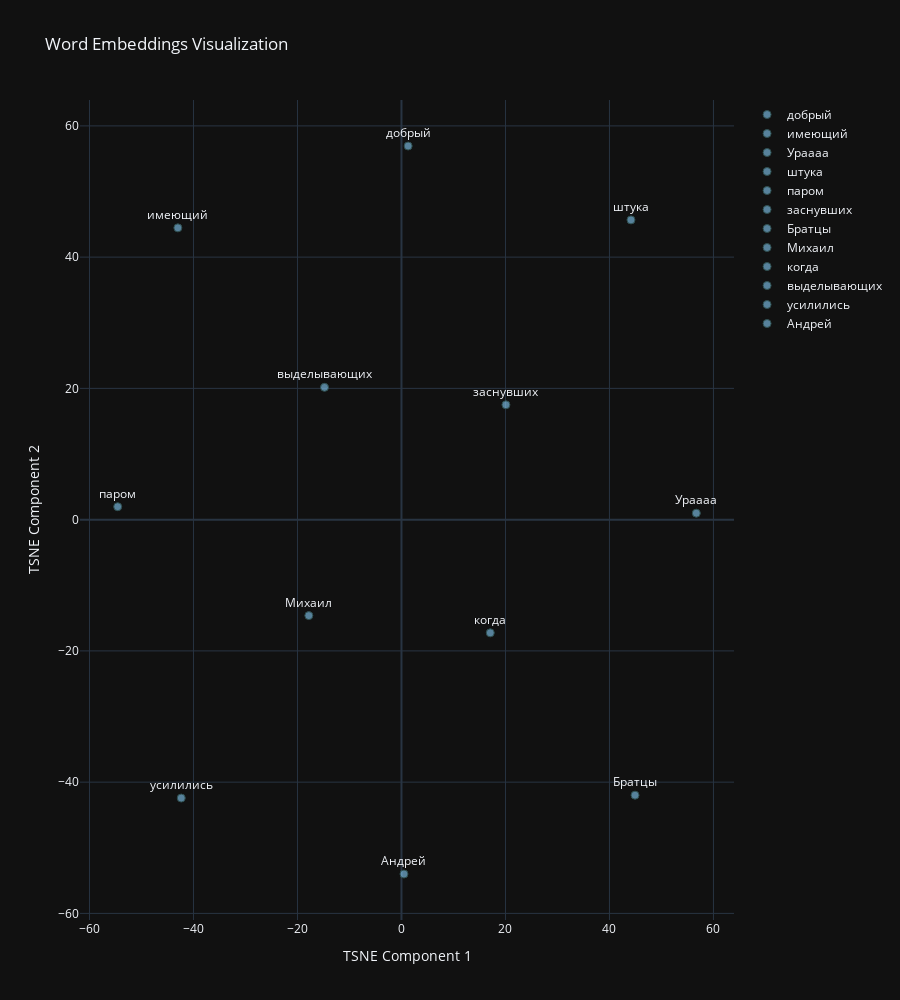

This figure's notebook cell:
### Code cell
fake_word = 'Андрей'
fake_word_idx = tokenizer.encode(fake_word)
fake_embed = model[fake_word_idx]

fake_embed = torch.cat((embed, fake_embed), dim=0)
fake_near = tokenizer.decode(near1) + [fake_word]
Word2Vec.plot_embeddings(fake_near, fake_embed)

### Figure 1 — Plotly figure (JSON) as saved in the notebook; plotly's stock layout.template omitted (floating-point values rounded to 4 significant figures)
{"data": [{"marker": {"color": "rgba(135, 206, 250, 0.6)", "line": {"color": "DarkSlateGrey", "width": 1}, "size": 8}, "mode": "markers+text", "name": "добрый", "text": ["добрый"], "textposition": "top center", "type": "scatter", "x": [1.283], "y": [56.93]}, {"marker": {"color": "rgba(135, 206, 250, 0.6)", "line": {"color": "DarkSlateGrey", "width": 1}, "size": 8}, "mode": "markers+text", "name": "имеющий", "text": ["имеющий"], "textposition": "top center", "type": "scatter", "x": [-43.0], "y": [44.46]}, {"marker": {"color": "rgba(135, 206, 250, 0.6)", "line": {"color": "DarkSlateGrey", "width": 1}, "size": 8}, "mode": "markers+text", "name": "Ураааа", "text": ["Ураааа"], "textposition": "top center", "type": "scatter", "x": [56.7], "y": [0.9864]}, {"marker": {"color": "rgba(135, 206, 250, 0.6)", "line": {"color": "DarkSlateGrey", "width": 1}, "size": 8}, "mode": "markers+text", "name": "штука", "text": ["штука"], "textposition": "top center", "type": "scatter", "x": [44.14], "y": [45.67]}, {"marker": {"color": "rgba(135, 206, 250, 0.6)", "line": {"color": "DarkSlateGrey", "width": 1}, "size": 8}, "mode": "markers+text", "name": "паром", "text": ["паром"], "textposition": "top center", "type": "scatter", "x": [-54.57], "y": [1.972]}, {"marker": {"color": "rgba(135, 206, 250, 0.6)", "line": {"color": "DarkSlateGrey", "width": 1}, "size": 8}, "mode": "markers+text", "name": "заснувших", "text": ["заснувших"], "textposition": "top center", "type": "scatter", "x": [20.09], "y": [17.5]}, {"marker": {"color": "rgba(135, 206, 250, 0.6)", "line": {"color": "DarkSlateGrey", "width": 1}, "size": 8}, "mode": "markers+text", "name": "Братцы", "text": ["Братцы"], "textposition": "top center", "type": "scatter", "x": [44.92], "y": [-41.98]}, {"marker": {"color": "rgba(135, 206, 250, 0.6)", "line": {"color": "DarkSlateGrey", "width": 1}, "size": 8}, "mode": "markers+text", "name": "Михаил", "text": ["Михаил"], "textposition": "top center", "type": "scatter", "x": [-17.81], "y": [-14.63]}, {"marker": {"color": "rgba(135, 206, 250, 0.6)", "line": {"color": "DarkSlateGrey", "width": 1}, "size": 8}, "mode": "markers+text", "name": "когда", "text": ["когда"], "textposition": "top center", "type": "scatter", "x": [17.07], "y": [-17.25]}, {"marker": {"color": "rgba(135, 206, 250, 0.6)", "line": {"color": "DarkSlateGrey", "width": 1}, "size": 8}, "mode": "markers+text", "name": "выделывающих", "text": ["выделывающих"], "textposition": "top center", "type": "scatter", "x": [-14.8], "y": [20.16]}, {"marker": {"color": "rgba(135, 206, 250, 0.6)", "line": {"color": "DarkSlateGrey", "width": 1}, "size": 8}, "mode": "markers+text", "name": "усилились", "text": ["усилились"], "textposition": "top center", "type": "scatter", "x": [-42.35], "y": [-42.42]}, {"marker": {"color": "rgba(135, 206, 250, 0.6)", "line": {"color": "DarkSlateGrey", "width": 1}, "size": 8}, "mode": "markers+text", "name": "Андрей", "text": ["Андрей"], "textposition": "top center", "type": "scatter", "x": [0.4838], "y": [-54.0]}], "layout": {"height": 1000, "showlegend": true, "title": {"text": "Word Embeddings Visualization"}, "xaxis": {"title": {"text": "TSNE Component 1"}}, "yaxis": {"title": {"text": "TSNE Component 2"}}}}
